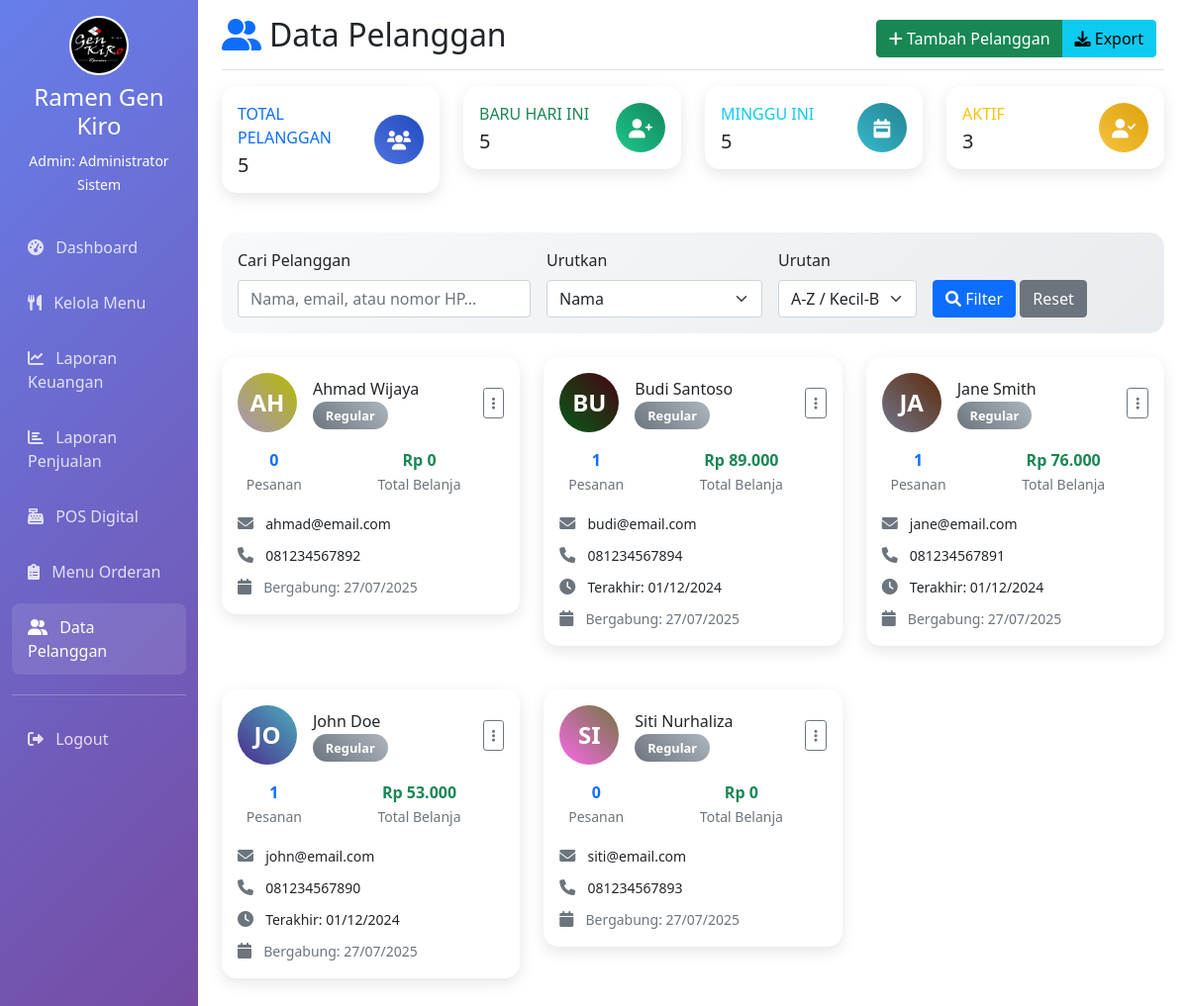
/customers/index.php (signed in), run on the app's committed database.
### tables this page shows
CREATE TABLE pelanggan (
    id INT PRIMARY KEY AUTO_INCREMENT,
    nama VARCHAR(100) NOT NULL,
    email VARCHAR(100),
    no_handphone VARCHAR(20),
    alamat TEXT,
    created_at TIMESTAMP DEFAULT CURRENT_TIMESTAMP
);

### customers/index.php (the view, shortened to what the rows shown need)
<?php
$database = new Database();
$db = $database->getConnection();
$sort = $_GET['sort'] ?? 'nama';
$order = $_GET['order'] ?? 'ASC';
$where_conditions = ["1=1"];
$where_clause = implode(' AND ', $where_conditions);
$valid_sorts = ['nama', 'email', 'total_pesanan', 'total_belanja', 'created_at'];
$sort = in_array($sort, $valid_sorts) ? $sort : 'nama';
$order = ($order === 'DESC') ? 'DESC' : 'ASC';
$query = "SELECT
    p.*,
    COUNT(ps.id) as total_pesanan,
    COALESCE(SUM(ps.total_harga), 0) as total_belanja,
    MAX(ps.tanggal_pesanan) as last_order,
    CASE
        WHEN COALESCE(SUM(ps.total_harga), 0) >= 1000000 THEN 'VIP'
        WHEN COALESCE(SUM(ps.total_harga), 0) >= 500000 THEN 'Gold'
        WHEN COALESCE(SUM(ps.total_harga), 0) >= 100000 THEN 'Silver'
        ELSE 'Regular'
    END as customer_level
    FROM pelanggan p
    LEFT JOIN pesanan ps ON p.id = ps.pelanggan_id AND ps.status = 'selesai'
    WHERE $where_clause
    GROUP BY p.id
    ORDER BY $sort $order";
$stmt = $db->prepare($query);
$stmt->execute();
$customers = $stmt->fetchAll(PDO::FETCH_ASSOC);
?>
<!DOCTYPE html>
<html lang="id">
<head>
    <link href="https://cdn.jsdelivr.net/npm/bootstrap@5.1.3/dist/css/bootstrap.min.css" rel="stylesheet">
    <link href="https://cdnjs.cloudflare.com/ajax/libs/font-awesome/6.0.0/css/all.min.css" rel="stylesheet">
</head>
<body>
    <div class="container-fluid">
        <div class="row">
            <main class="col-md-9 ms-sm-auto col-lg-10 px-md-4">
                <div class="d-flex justify-content-between flex-wrap flex-md-nowrap align-items-center pt-3 pb-2 mb-3 border-bottom">
                    <h1 class="h2">
                        <i class="fas fa-user-friends text-primary me-2"></i>Data Pelanggan
                    </h1>
                </div>
                <div class="row">
                    <?php if (empty($customers)): ?>
                        <div class="col-12">
                            <div class="text-center py-5">
                                <i class="fas fa-user-friends fa-3x text-muted mb-3"></i>
                                <h5 class="text-muted">Belum ada pelanggan</h5>
                                <p class="text-muted">Tambahkan pelanggan pertama Anda</p>
                                <button type="button" class="btn btn-primary" data-bs-toggle="modal" data-bs-target="#addCustomerModal">
                                    <i class="fas fa-plus"></i> Tambah Pelanggan
                                </button>
                            </div>
                        </div>
                    <?php else: ?>
                        <?php foreach ($customers as $customer): ?>
                        <div class="col-lg-6 col-xl-4 mb-4">
                            <div class="card customer-card">
                                <div class="card-body">
                                    <div class="d-flex align-items-center mb-3">
                                        <div class="customer-avatar" style="background: linear-gradient(45deg, <?php echo '#' . substr(md5($customer['nama']), 0, 6); ?>, <?php echo '#' . substr(md5($customer['nama']), 6, 6); ?>);">
                                            <?php echo strtoupper(substr($customer['nama'], 0, 2)); ?>
                                        </div>
                                        <div class="flex-grow-1">
                                            <h6 class="mb-1"><?php echo $customer['nama']; ?></h6>
                                            <span class="level-badge level-<?php echo strtolower($customer['customer_level']); ?>">
                                                <?php echo $customer['customer_level']; ?>
                                            </span>
                                        </div>
                                        <div class="dropdown">
                                            <button class="btn btn-sm btn-outline-secondary" type="button" data-bs-toggle="dropdown">
                                                <i class="fas fa-ellipsis-v"></i>
                                            </button>
                                        </div>
                                    </div>
                                    <div class="row text-center mb-3">
                                        <div class="col-4">
                                            <div class="fw-bold text-primary"><?php echo $customer['total_pesanan']; ?></div>
                                            <small class="text-muted">Pesanan</small>
                                        </div>
                                        <div class="col-8">
                                            <div class="fw-bold text-success">Rp <?php echo number_format($customer['total_belanja'], 0, ',', '.'); ?></div>
                                            <small class="text-muted">Total Belanja</small>
                                        </div>
                                    </div>
                                    <?php if ($customer['email']): ?>
                                    <div class="mb-2">
                                        <i class="fas fa-envelope text-muted me-2"></i>
                                        <small><?php echo $customer['email']; ?></small>
                                    </div>
                                    <?php endif; ?>
                                    <?php if ($customer['no_handphone']): ?>
                                    <div class="mb-2">
                                        <i class="fas fa-phone text-muted me-2"></i>
                                        <small><?php echo $customer['no_handphone']; ?></small>
                                    </div>
                                    <?php endif; ?>
                                    <?php if ($customer['last_order']): ?>
                                    <div class="mb-2">
                                        <i class="fas fa-clock text-muted me-2"></i>
                                        <small>Terakhir: <?php echo date('d/m/Y', strtotime($customer['last_order'])); ?></small>
                                    </div>
                                    <?php endif; ?>
                                    <div class="text-muted">
                                        <i class="fas fa-calendar text-muted me-2"></i>
                                        <small>Bergabung: <?php echo date('d/m/Y', strtotime($customer['created_at'])); ?></small>
                                    </div>
                                </div>
                            </div>
                        </div>
                        <?php endforeach; ?>
                    <?php endif; ?>
                </div>
            </main>
        </div>
    </div>
</body>
</html>

### data on the page
pelanggan: nama "AH", nama "Ahmad Wijaya", customer_level "Regular", total_pesanan "0", total_belanja "0", email "ahmad@email.com", no_handphone "081234567892", created_at "27/07/2025"
pelanggan: nama "BU", nama "Budi Santoso", customer_level "Regular", total_pesanan "1", total_belanja "89.000", email "budi@email.com", no_handphone "081234567894", last_order "01/12/2024", created_at "27/07/2025"
pelanggan: nama "JA", nama "Jane Smith", customer_level "Regular", total_pesanan "1", total_belanja "76.000", email "jane@email.com", no_handphone "081234567891", last_order "01/12/2024", created_at "27/07/2025"
pelanggan: nama "JO", nama "John Doe", customer_level "Regular", total_pesanan "1", total_belanja "53.000", email "john@email.com", no_handphone "081234567890", last_order "01/12/2024", created_at "27/07/2025"
pelanggan: nama "SI", nama "Siti Nurhaliza", customer_level "Regular", total_pesanan "0", total_belanja "0", email "siti@email.com", no_handphone "081234567893", created_at "27/07/2025"

### other printed values
$user['role'] "Admin"
$user['nama'] "Administrator Sistem"
$stats['total_customers'] "5"
$stats['new_today'] "5"
$stats['new_this_week'] "5"
$stats['active_customers'] "3"
